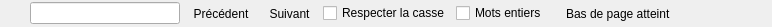
<?xml version="1.0" encoding="UTF-8"?>
<ui version="4.0">
 <class>FindWidget</class>
 <widget class="QWidget" name="FindWidget">
  <property name="geometry">
   <rect>
    <x>0</x>
    <y>0</y>
    <width>772</width>
    <height>27</height>
   </rect>
  </property>
  <property name="windowTitle">
   <string>Form</string>
  </property>
  <layout class="QGridLayout">
   <property name="leftMargin">
    <number>0</number>
   </property>
   <property name="topMargin">
    <number>0</number>
   </property>
   <property name="rightMargin">
    <number>0</number>
   </property>
   <property name="bottomMargin">
    <number>0</number>
   </property>
   <property name="spacing">
    <number>0</number>
   </property>
   <item row="0" column="0">
    <layout class="QHBoxLayout">
     <property name="spacing">
      <number>6</number>
     </property>
     <property name="leftMargin">
      <number>0</number>
     </property>
     <property name="topMargin">
      <number>0</number>
     </property>
     <property name="rightMargin">
      <number>0</number>
     </property>
     <property name="bottomMargin">
      <number>0</number>
     </property>
     <item>
      <widget class="QToolButton" name="toolClose">
       <property name="text">
        <string/>
       </property>
       <property name="icon">
        <iconset>
         <normaloff>:/Toolbar/cross.png</normaloff>:/Toolbar/cross.png</iconset>
       </property>
       <property name="autoRaise">
        <bool>true</bool>
       </property>
      </widget>
     </item>
     <item>
      <widget class="QLineEdit" name="editFind">
       <property name="sizePolicy">
        <sizepolicy hsizetype="Fixed" vsizetype="Fixed">
         <horstretch>0</horstretch>
         <verstretch>0</verstretch>
        </sizepolicy>
       </property>
       <property name="minimumSize">
        <size>
         <width>150</width>
         <height>0</height>
        </size>
       </property>
      </widget>
     </item>
     <item>
      <widget class="QToolButton" name="toolPrevious">
       <property name="text">
        <string>Précédent</string>
       </property>
       <property name="icon">
        <iconset>
         <normaloff>:/Toolbar/Previous.png</normaloff>:/Toolbar/Previous.png</iconset>
       </property>
       <property name="toolButtonStyle">
        <enum>Qt::ToolButtonTextBesideIcon</enum>
       </property>
       <property name="autoRaise">
        <bool>true</bool>
       </property>
      </widget>
     </item>
     <item>
      <widget class="QToolButton" name="toolNext">
       <property name="minimumSize">
        <size>
         <width>0</width>
         <height>0</height>
        </size>
       </property>
       <property name="text">
        <string>Suivant</string>
       </property>
       <property name="icon">
        <iconset>
         <normaloff>:/Toolbar/Next.png</normaloff>:/Toolbar/Next.png</iconset>
       </property>
       <property name="toolButtonStyle">
        <enum>Qt::ToolButtonTextBesideIcon</enum>
       </property>
       <property name="autoRaise">
        <bool>true</bool>
       </property>
       <property name="arrowType">
        <enum>Qt::NoArrow</enum>
       </property>
      </widget>
     </item>
     <item>
      <widget class="QCheckBox" name="checkCase">
       <property name="text">
        <string>Respecter la casse</string>
       </property>
      </widget>
     </item>
     <item>
      <widget class="QCheckBox" name="checkWholeWords">
       <property name="text">
        <string>Mots entiers</string>
       </property>
      </widget>
     </item>
     <item>
      <widget class="QFrame" name="labelWrapped">
       <property name="frameShape">
        <enum>QFrame::Box</enum>
       </property>
       <property name="frameShadow">
        <enum>QFrame::Raised</enum>
       </property>
       <property name="lineWidth">
        <number>0</number>
       </property>
       <layout class="QGridLayout">
        <property name="leftMargin">
         <number>0</number>
        </property>
        <property name="topMargin">
         <number>0</number>
        </property>
        <property name="rightMargin">
         <number>0</number>
        </property>
        <property name="bottomMargin">
         <number>0</number>
        </property>
        <property name="spacing">
         <number>0</number>
        </property>
        <item row="0" column="0">
         <layout class="QHBoxLayout">
          <property name="spacing">
           <number>6</number>
          </property>
          <property name="leftMargin">
           <number>0</number>
          </property>
          <property name="topMargin">
           <number>0</number>
          </property>
          <property name="rightMargin">
           <number>0</number>
          </property>
          <property name="bottomMargin">
           <number>0</number>
          </property>
          <item>
           <widget class="QLabel" name="label">
            <property name="text">
             <string/>
            </property>
            <property name="pixmap">
             <pixmap>:/divers/images/wrap.png</pixmap>
            </property>
           </widget>
          </item>
          <item>
           <widget class="QLabel" name="label_2">
            <property name="text">
             <string>Bas de page atteint</string>
            </property>
           </widget>
          </item>
         </layout>
        </item>
       </layout>
      </widget>
     </item>
     <item>
      <spacer>
       <property name="orientation">
        <enum>Qt::Horizontal</enum>
       </property>
       <property name="sizeHint" stdset="0">
        <size>
         <width>41</width>
         <height>21</height>
        </size>
       </property>
      </spacer>
     </item>
    </layout>
   </item>
  </layout>
 </widget>
 <resources/>
 <connections/>
</ui>
